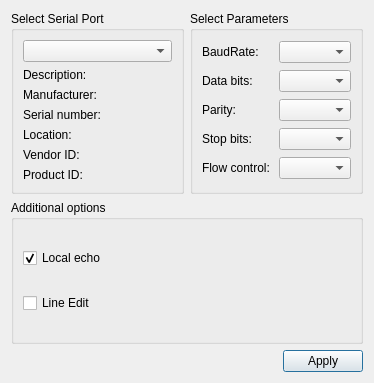
<?xml version="1.0" encoding="UTF-8"?>
<ui version="4.0">
 <class>SettingsDialog</class>
 <widget class="QDialog" name="SettingsDialog">
  <property name="geometry">
   <rect>
    <x>0</x>
    <y>0</y>
    <width>374</width>
    <height>383</height>
   </rect>
  </property>
  <property name="windowTitle">
   <string>Settings</string>
  </property>
  <layout class="QGridLayout" name="gridLayout_3">
   <item row="0" column="1">
    <widget class="QGroupBox" name="parametersBox">
     <property name="title">
      <string>Select Parameters</string>
     </property>
     <layout class="QGridLayout" name="gridLayout_2">
      <item row="0" column="0">
       <widget class="QLabel" name="baudRateLabel">
        <property name="text">
         <string>BaudRate:</string>
        </property>
       </widget>
      </item>
      <item row="0" column="1">
       <widget class="QComboBox" name="baudRateBox"/>
      </item>
      <item row="1" column="0">
       <widget class="QLabel" name="dataBitsLabel">
        <property name="text">
         <string>Data bits:</string>
        </property>
       </widget>
      </item>
      <item row="1" column="1">
       <widget class="QComboBox" name="dataBitsBox"/>
      </item>
      <item row="2" column="0">
       <widget class="QLabel" name="parityLabel">
        <property name="text">
         <string>Parity:</string>
        </property>
       </widget>
      </item>
      <item row="2" column="1">
       <widget class="QComboBox" name="parityBox"/>
      </item>
      <item row="3" column="0">
       <widget class="QLabel" name="stopBitsLabel">
        <property name="text">
         <string>Stop bits:</string>
        </property>
       </widget>
      </item>
      <item row="3" column="1">
       <widget class="QComboBox" name="stopBitsBox"/>
      </item>
      <item row="4" column="0">
       <widget class="QLabel" name="flowControlLabel">
        <property name="text">
         <string>Flow control:</string>
        </property>
       </widget>
      </item>
      <item row="4" column="1">
       <widget class="QComboBox" name="flowControlBox"/>
      </item>
     </layout>
    </widget>
   </item>
   <item row="0" column="0">
    <widget class="QGroupBox" name="selectBox">
     <property name="title">
      <string>Select Serial Port</string>
     </property>
     <layout class="QGridLayout" name="gridLayout">
      <item row="0" column="0">
       <widget class="QComboBox" name="serialPortInfoListBox"/>
      </item>
      <item row="1" column="0">
       <widget class="QLabel" name="descriptionLabel">
        <property name="text">
         <string>Description:</string>
        </property>
       </widget>
      </item>
      <item row="2" column="0">
       <widget class="QLabel" name="manufacturerLabel">
        <property name="text">
         <string>Manufacturer:</string>
        </property>
       </widget>
      </item>
      <item row="3" column="0">
       <widget class="QLabel" name="serialNumberLabel">
        <property name="text">
         <string>Serial number:</string>
        </property>
       </widget>
      </item>
      <item row="4" column="0">
       <widget class="QLabel" name="locationLabel">
        <property name="text">
         <string>Location:</string>
        </property>
       </widget>
      </item>
      <item row="5" column="0">
       <widget class="QLabel" name="vidLabel">
        <property name="text">
         <string>Vendor ID:</string>
        </property>
       </widget>
      </item>
      <item row="6" column="0">
       <widget class="QLabel" name="pidLabel">
        <property name="text">
         <string>Product ID:</string>
        </property>
       </widget>
      </item>
     </layout>
    </widget>
   </item>
   <item row="2" column="0" colspan="2">
    <layout class="QHBoxLayout" name="horizontalLayout">
     <item>
      <spacer name="horizontalSpacer">
       <property name="orientation">
        <enum>Qt::Horizontal</enum>
       </property>
       <property name="sizeHint" stdset="0">
        <size>
         <width>96</width>
         <height>20</height>
        </size>
       </property>
      </spacer>
     </item>
     <item>
      <widget class="QPushButton" name="applyButton">
       <property name="text">
        <string>Apply</string>
       </property>
      </widget>
     </item>
    </layout>
   </item>
   <item row="1" column="0" colspan="2">
    <widget class="QGroupBox" name="additionalOptionsGroupBox">
     <property name="title">
      <string>Additional options</string>
     </property>
     <layout class="QVBoxLayout" name="verticalLayout">
      <item>
       <widget class="QCheckBox" name="localEchoCheckBox">
        <property name="text">
         <string>Local echo</string>
        </property>
        <property name="checked">
         <bool>true</bool>
        </property>
       </widget>
      </item>
      <item>
       <widget class="QCheckBox" name="lineEditCheckBox">
        <property name="text">
         <string>Line Edit</string>
        </property>
       </widget>
      </item>
     </layout>
    </widget>
   </item>
  </layout>
 </widget>
 <resources/>
 <connections/>
</ui>
